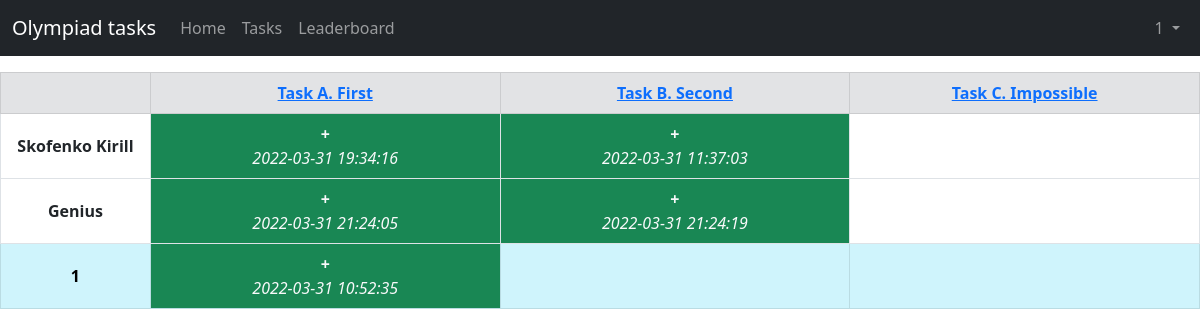
The page /leaderboard (signed in) on the database its author committed.
### models.py (models this page shows, shortened)
class Task(db.Model):
    id = db.Column(db.Integer, primary_key=True)
    name = db.Column(db.String(30), nullable=False)
    text = db.Column(db.Text, nullable=False)
    answer = db.Column(db.Text, nullable=False)

class User(db.Model):
    id = db.Column(db.Integer, primary_key=True)
    name = db.Column(db.String(30), nullable=False, unique=True)
    email = db.Column(db.String(30), nullable=False, unique=True)
    psw_hash = db.Column(db.String(72), nullable=False)

class Completed(db.Model):
    user_id = db.Column(db.Integer, ForeignKey(User.id), nullable=False)
    task_id = db.Column(db.Integer, ForeignKey(Task.id), nullable=False)
    time = db.Column(db.DateTime, server_default=func.now())
    __table_args__ = (PrimaryKeyConstraint(user_id, task_id),)

### routes.py (the view)
@blueprint.route('/leaderboard')
def leaderboard():
    all_users = db.session.query(User.id, User.name, func.count(User.name).label('done'),
                                 func.sum(func.strftime('%s', func.now()) - func.strftime('%s', Completed.time)).label(
                                     'duration')) \
        .join(Completed) \
        .filter(User.id == Completed.user_id) \
        .group_by(User.name) \
        .order_by(desc('done'), desc('duration')) \
        .all()
    all_tasks = db.session.query(Task.id, Task.name).all()
    all_completed = Completed.query.all()
    completed_dict = {(comp.user_id, comp.task_id): comp.time for comp in all_completed}
    return render_template('leaderboard.html', tasks=all_tasks, users=all_users, dict=completed_dict,
                           user=session.get('user', None))

### templates/leaderboard.html (shortened to what this page needs)
{% extends 'header.html' %}
{% block content %}
<table class="table table-bordered mt-3">
    <thead>
    <tr class="table-secondary">
        <th style="width: 12.5%" scope="col">&nbsp;</th>
        {% for t in tasks %}
        <th style="width: {{ 87.5/tasks|length }}%" class="text-center align-middle" scope="col">
            <a href="tasks/{{ t.id }}">{{ t.name }}</a>
        </th>
        {% endfor %}
    </tr>
    </thead>
    <tbody>
    {% for u in users %}
    <tr class="{% if u.name == user %} table-info {% endif %}">
        <th class="text-center align-middle" scope="row">{{ u.name }}</th>
        {% for t in tasks %}
            {% if (u.id, t.id) in dict %}
            <td class="text-center align-middle bg-success text-light">
                <b>+</b>
                <br>
                <i>{{ dict.get((u.id, t.id)) }}</i>
            </td>
            {% else %}
            <td></td>
            {% endif %}
        {% endfor %}
    </tr>
    {% endfor %}
    </tbody>
</table>
{% endblock %}

### static/base.css (style rules this page uses)
html { overflow-wrap: break-word; }

### rows shown on the page
Task: {{ 87.5/tasks|length }} 29.166666666666668 (drawn), name "Task A. First"
Task: {{ 87.5/tasks|length }} 29.166666666666668 (drawn), name "Task B. Second"
Task: {{ 87.5/tasks|length }} 29.166666666666668 (drawn), name "Task C. Impossible"
User: name "Skofenko Kirill"
Completed: get "2022-03-31 19:34:16"
Completed: get "2022-03-31 11:37:03"
User: name "Genius"
Completed: get "2022-03-31 21:24:05"
Completed: get "2022-03-31 21:24:19"
Completed: get "2022-03-31 10:52:35"

### other values the page prints
{{ user }} "1"
{{ u.name }} "1"
